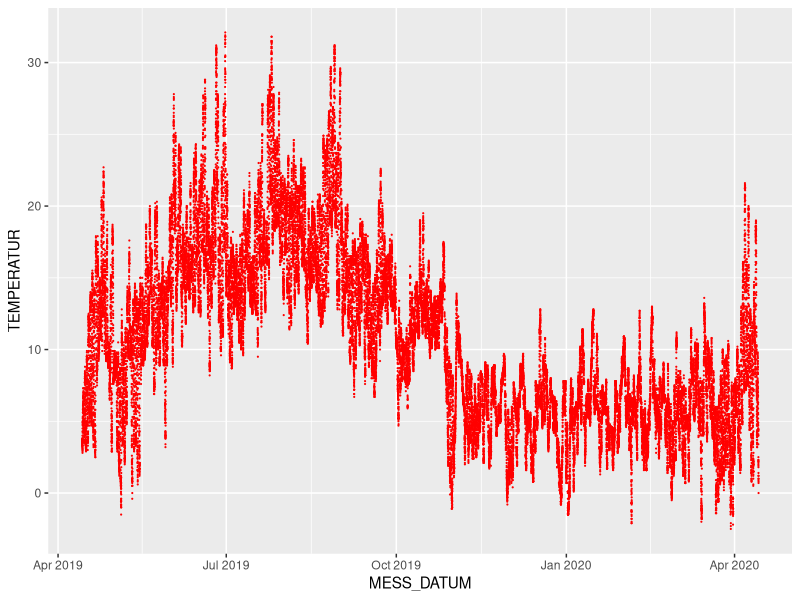
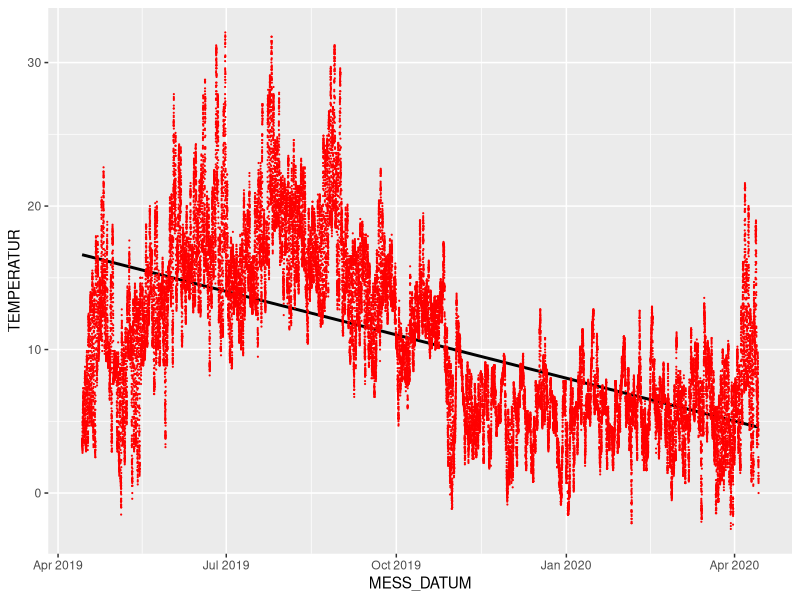
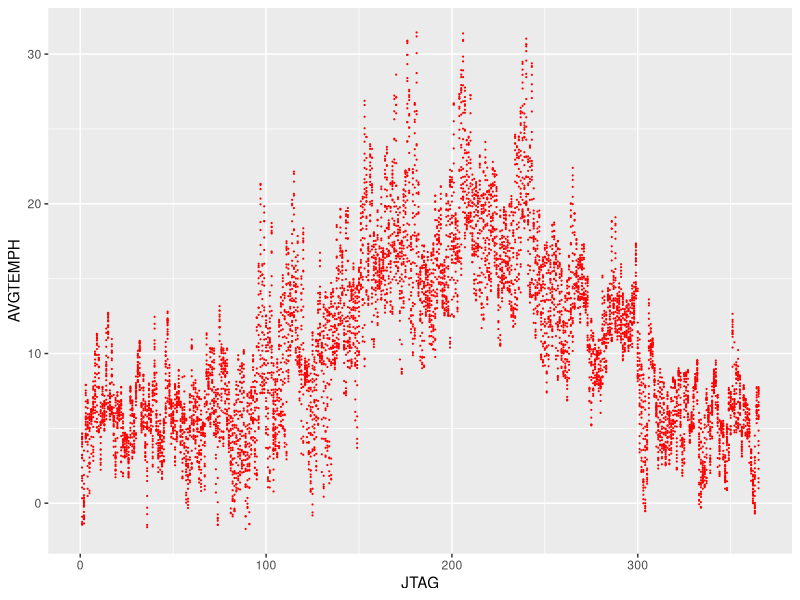
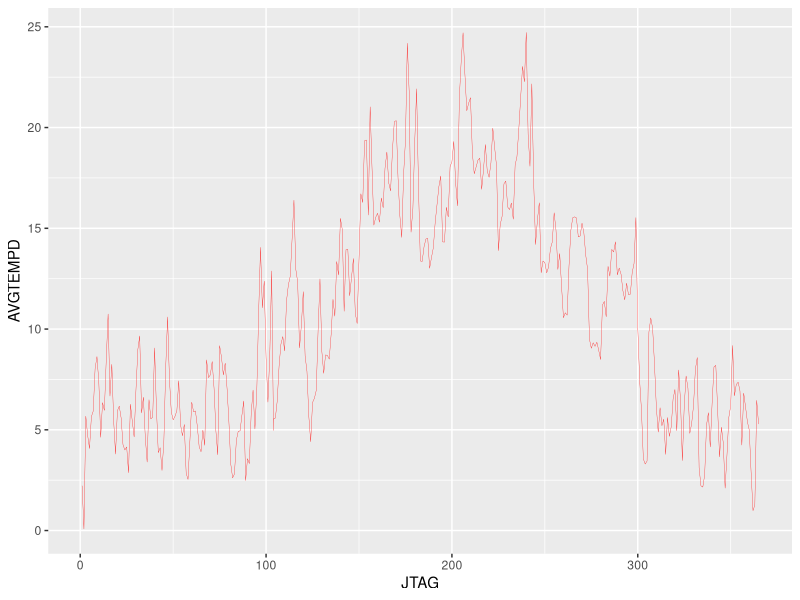
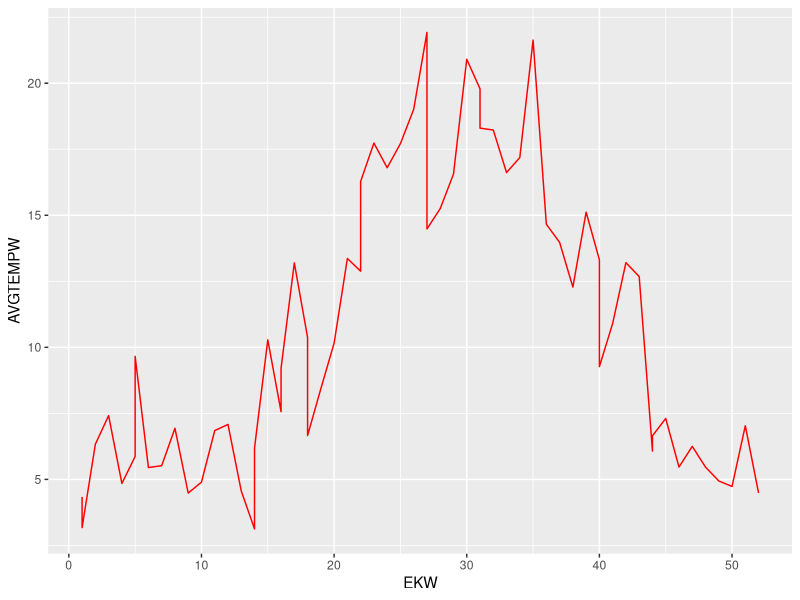
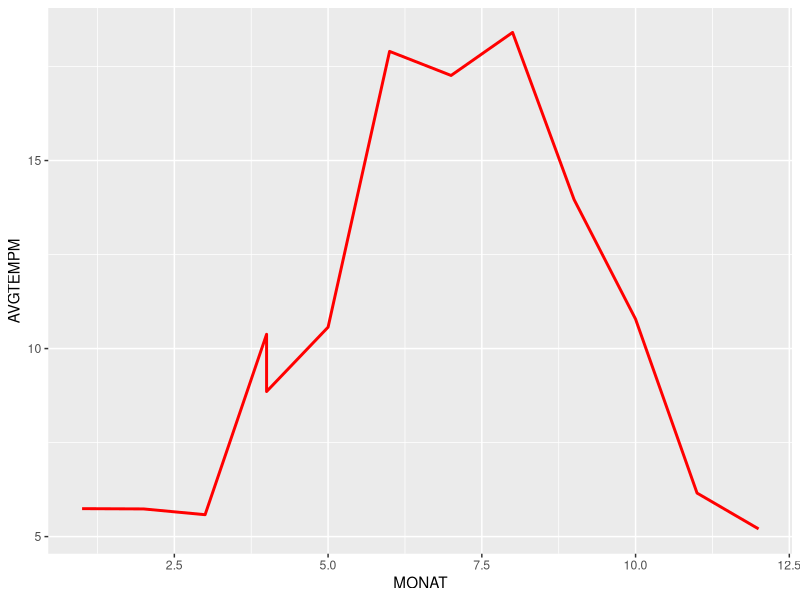
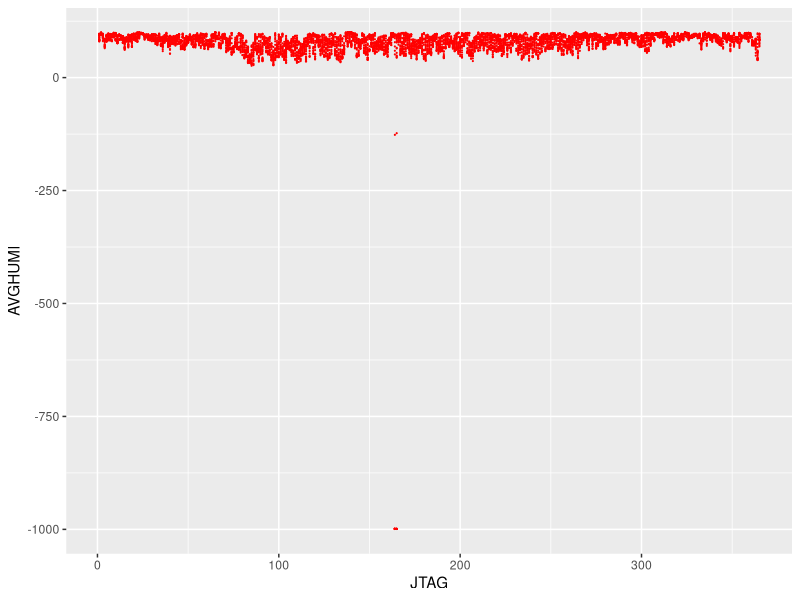

The R source for these figures, in order:
## ---- chunk 1
library(readr)          # part of the tidyverse
library(lubridate)      # the mentioned lubrication for date-time wrangling
library(tidyverse)      # the tidyverse with its dplyr functions for data wrangling
library(ggplot2)        # data visualisation package (is actually part of tidyverse, but still)
## ---- chunk 2
df <- read_csv("data/weather_kiel_holtenau.csv")
head(df)
## ---- chunk 3
df <- read_csv("data/weather_kiel_holtenau.csv", 
                                  col_types = cols(MESS_DATUM = col_datetime(format = "%Y%m%d%H%M"), 
                                                   NIEDERSCHLAGSDAUER = col_integer(), 
                                                   NIEDERSCHLAGSINDIKATOR = col_integer(), 
                                                   STATIONS_ID = col_integer()))
head(df)
## ---- chunk 4
df2 <- read_csv("data/weather_kiel_holtenau.csv", 
    col_types = cols(MESS_DATUM = col_character(), 
        NIEDERSCHLAGSINDIKATOR = col_integer(), 
        STATIONS_ID = col_integer()))
df2$MESS_DATUM <- ymd_hm(df2$MESS_DATUM)
head(df2)
## ---- chunk 5
df3 <- read_csv("data/weather_kiel_holtenau.csv", 
    col_types = cols(MESS_DATUM = col_character()))
df3$MESS_DATUM <- parse_date_time(df3$MESS_DATUM, orders ="Ymd HM")
head(df3)
## ---- chunk 6
df %>% 
  filter(is.na(MESS_DATUM)) %>%                   # Checking if there are observations with a missing MESS_DATUM
  view()
## ---- chunk 7
df <- df %>% 
  filter(!is.na(MESS_DATUM))                      # missing MESS_DATUM observations (NAs) would/will be excluded from the data frame
## ---- chunk 8
max(df$MESS_DATUM)                                # The latest observation is dated 10 minutes before midnight on the 13th of April 2020
min(df$MESS_DATUM)                                # The earliest observaation is dated 14th of April 2019
range(df$MESS_DATUM)                              # Another way to get the same information
## ---- chunk 9
range(df$STATIONS_ID)                             # This confirms: We are only dealing with data from one weather sensor in the whole data set.
range(df$TEMPERATUR)                              # We have a range of temperatues between -2.5 and +32.1 degrees celius.
range(df$RELATIVE_FEUCHTE)                        # Delivers an unexpected range, where the minimum is -999 and the maximum is +100. Both values are either not possible (-999) or only of theoretic value (100)
range(df$NIEDERSCHLAGSDAUER)                      # This delivers a minimum of -999 and an expected maximum of 10 (minutes in a 10 minute interval).
range(df$NIEDERSCHLAGSHOEHE)                      # Again the range shows a minimum at -999 and a maximum of 7.85 which has to be interpreted as mm which equals litres per square meter (6 x 7.85 = 47.1/h = torrential)
range(df$NIEDERSCHLAGSINDIKATOR)                  # A look at the data seems to give either a 1 or a 0 for this variable, i.e. it rained or it didn't. -999 must be interpreted as a failed observation
## ---- chunk 10
# TODO:intelligent approach @MARCUS add Tally, ifelse routine to eliminate -999 or replace by 0
## ---- chunk 11
max(df$NIEDERSCHLAGSHOEHE, na.rm = FALSE)
## ---- chunk 12
library(ggplot2)
ggplot(df)+
  geom_point(aes(MESS_DATUM, TEMPERATUR), colour = "red", size = 0.1)
## ---- chunk 13
ggplot(df, aes(MESS_DATUM, TEMPERATUR))+
  geom_smooth(method = "lm", se=TRUE, color="black", formula = y ~ x) +
            geom_point(color = "red", size = 0.1)
## ---- chunk 14
df <- df %>% 
  mutate(JAHR = year(df$MESS_DATUM))
## ---- chunk 15
df <- df %>% 
  mutate(MONAT = month(df$MESS_DATUM))
## ---- chunk 16
df <- df %>% 
  mutate(EKW = epiweek(df$MESS_DATUM))
## ---- chunk 17
df <- df %>%
  mutate(JTAG = yday(df$MESS_DATUM))
## ---- chunk 18
df <- df %>%
  mutate(STUNDE = hour(df$MESS_DATUM))
## ---- chunk 19
df_group_Stunde <- df %>%
  group_by(STATIONS_ID, JAHR, MONAT, EKW, JTAG, STUNDE)

df_av_temp_Stunde  <- df_group_Stunde %>%
  summarise(AVGTEMPH = mean(TEMPERATUR)) %>%
  arrange(STATIONS_ID, JAHR, MONAT, EKW, JTAG, STUNDE)
## ---- chunk 20
ggplot(df_av_temp_Stunde)+
  geom_point(aes(JTAG, AVGTEMPH), colour = "red", size = 0.1)
## ---- chunk 21
df_group_JTAG <- df %>%
  group_by(STATIONS_ID, JAHR, MONAT, EKW, JTAG)

df_av_temp_JTAG  <- df_group_JTAG %>%
  summarise(AVGTEMPD = mean(TEMPERATUR)) %>%
  arrange(STATIONS_ID, JAHR, MONAT, EKW, JTAG) %>%
  view()
## ---- chunk 22
ggplot(df_av_temp_JTAG)+
  geom_line(aes(JTAG, AVGTEMPD), colour = "red", size = 0.1)
## ---- chunk 23
df_group_EKW <- df %>%
  group_by(STATIONS_ID, JAHR, MONAT, EKW)

df_av_temp_EKW  <- df_group_EKW %>%
  summarise(AVGTEMPW = mean(TEMPERATUR)) %>%
  arrange(STATIONS_ID, JAHR, MONAT, EKW) %>%
  view()
## ---- chunk 24
ggplot(df_av_temp_EKW)+
  geom_line(aes(EKW, AVGTEMPW), colour = "red", size = 0.5)
## ---- chunk 25
df_group_MONAT <- df %>%
  group_by(STATIONS_ID, JAHR, MONAT)

df_av_temp_MONAT  <- df_group_MONAT %>%
  summarise(AVGTEMPM = mean(TEMPERATUR)) %>%
  arrange(STATIONS_ID, JAHR, MONAT) %>%
  view()
## ---- chunk 26
ggplot(df_av_temp_MONAT)+
  geom_line(aes(MONAT, AVGTEMPM), colour = "red", size = 1)
## ---- chunk 27
df_av_humi_Stunde  <- df_group_Stunde %>%
  summarise(AVGHUMI = mean(RELATIVE_FEUCHTE)) %>%
  arrange(STATIONS_ID, JAHR, MONAT, EKW, JTAG, STUNDE)
## ---- chunk 28
ggplot(df_av_humi_Stunde)+
  geom_point(aes(JTAG, AVGHUMI), colour = "red", size = 0.1)
